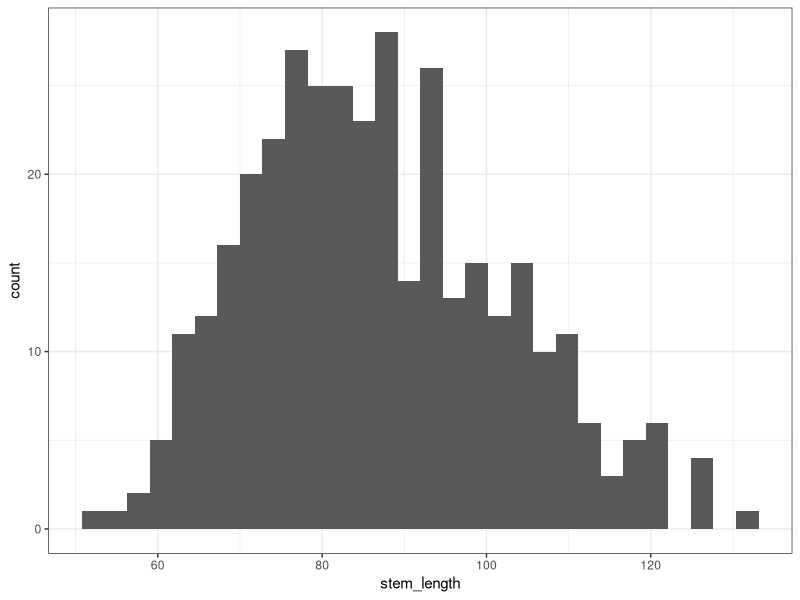
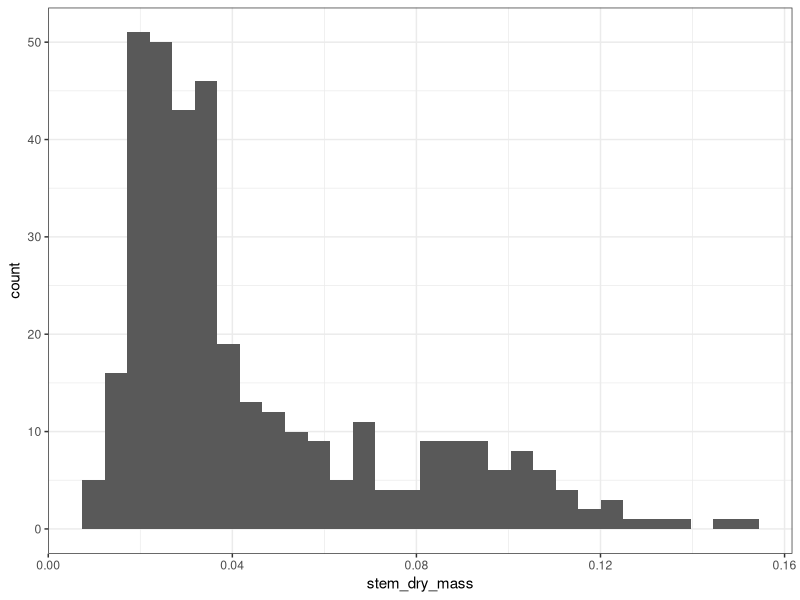
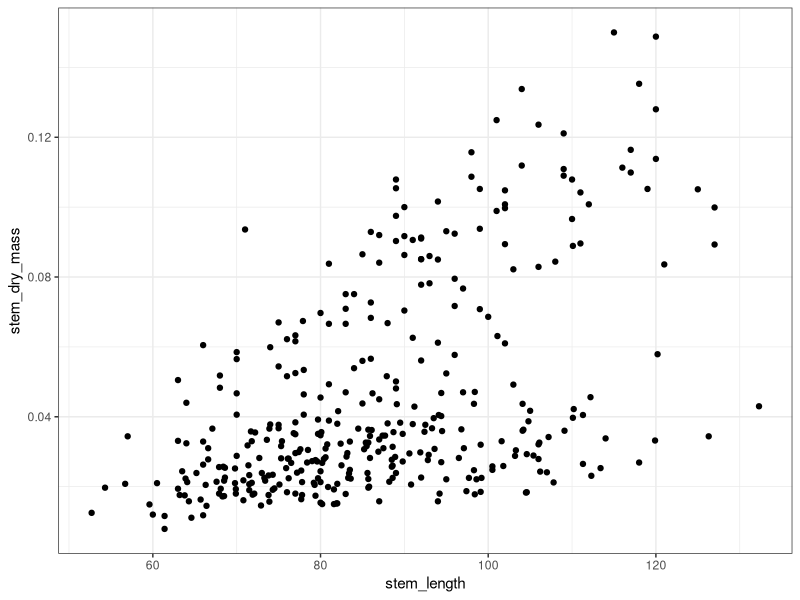
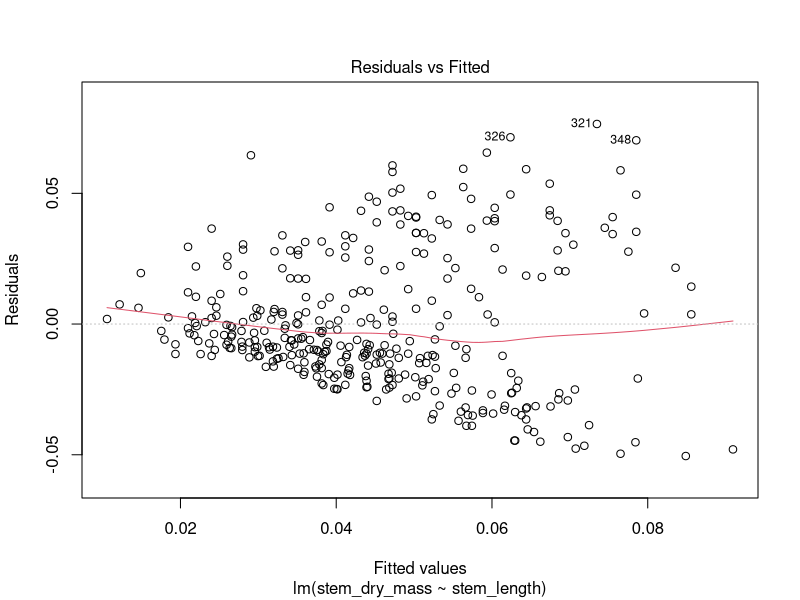
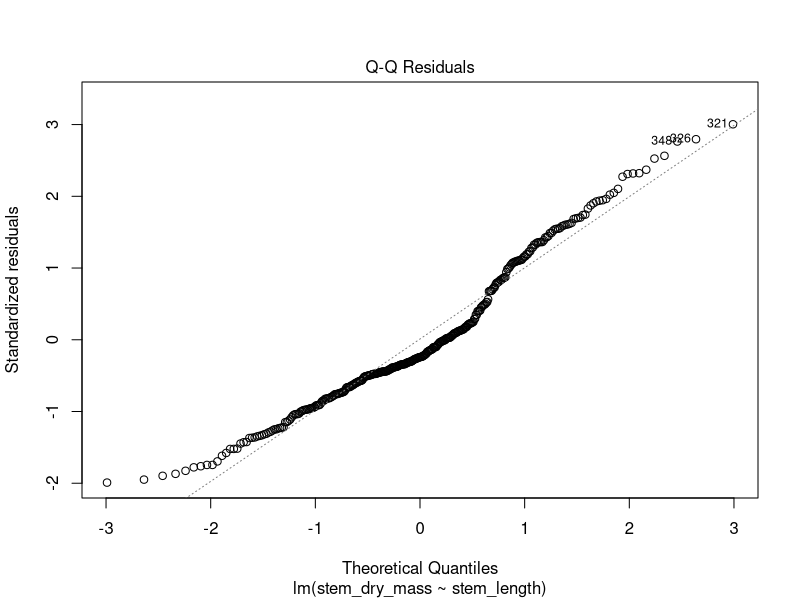
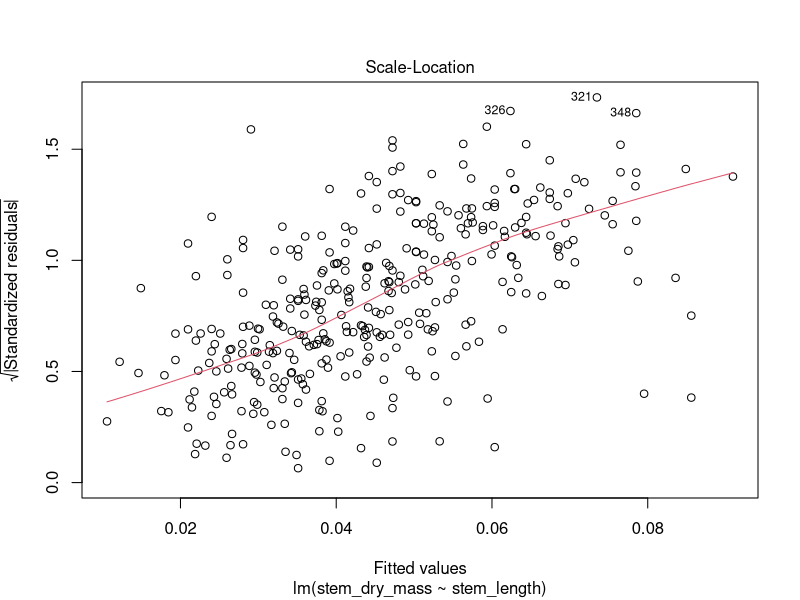
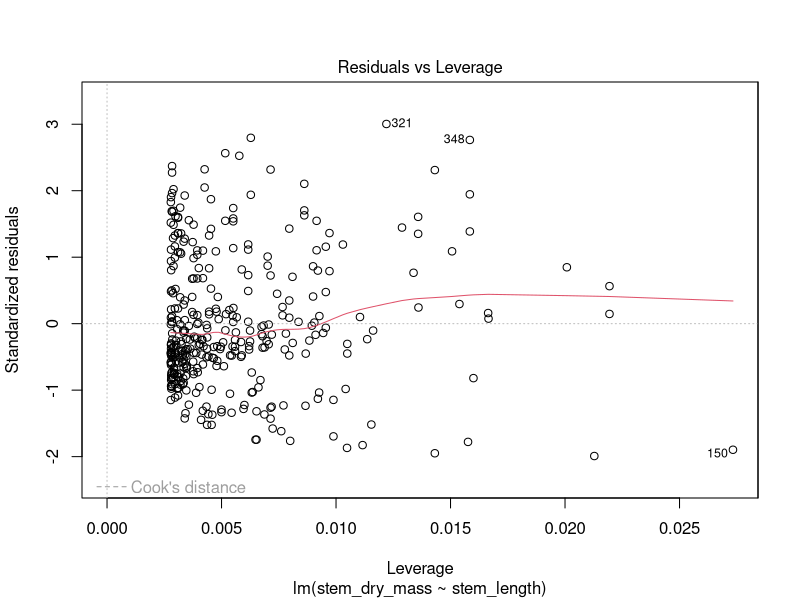
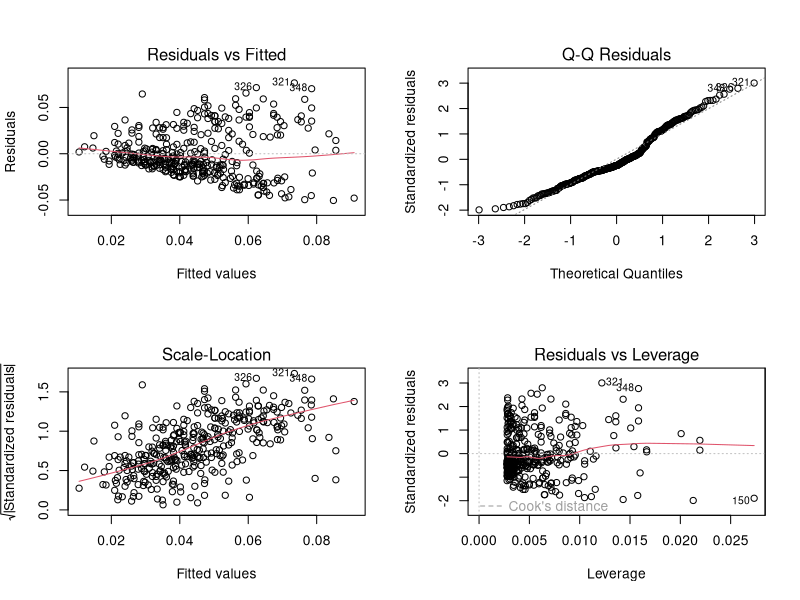

These figures' R source, in order: (Note: this script raises an error after producing the figures.)
## ---- chunk 1
library(here)
library(tidyverse)

maples <- read_csv(here("./Labs/week8/hbr_maples.csv"))
## ---- chunk 2
# Create and examine histograms of raw values.
(hist1 <- ggplot(maples, aes(x = stem_length)) +  
    geom_histogram() +  
    theme_bw())  

(hist2 <- ggplot(maples, aes(x = stem_dry_mass)) +  
    geom_histogram() +  
    theme_bw())  

# Create and examine an initial scatterplot of data.
(scatter1 <- ggplot(maples, aes(x = stem_length, y = stem_dry_mass)) +  
    geom_point() +  
    theme_bw()) 
## ---- chunk 3
# Fit linear regression model with one dependent variable (mass) and one 
# independent variable (length) 
maple.lm1 <- lm(stem_dry_mass ~ stem_length, data = maples)  

# Examine the results.
summary(maple.lm1)
## ---- chunk 4
# Examine model residual plots (4 in total).
plot(maple.lm1)
## ---- chunk 5
windows() # quartz() if on a Mac  

par(mfrow = c(2,2))  

plot(maple.lm1)
## ---- chunk 6
# Log-transform mass values since these appeared skewed at the start.
maples$log_stem_dry_mass <- log10(maples$stem_dry_mass)

# Re-fit model using these values.
maple.lm2 <- lm(log_stem_dry_mass ~ stem_length, data = maples)

# Examine the results and the residuals.
summary(maple.lm2)

plot(maple.lm2)

## ---- chunk 7
# Create a new column of predicted seedling mass values based on your
# model results and using the original seedling height input values.
mass_predict <- fitted(maple.lm2)

# Add these values to your original dataset for plotting purposes.
maples <- maples %>%
  mutate(log_mass_predict = mass_predict) %>% # log-transformed values
  mutate(stem_dry_mass_predict = 10^(log_mass_predict)) # un-transformed values

# Plot these results.
(scatter2 <- ggplot(maples, aes(x = stem_length)) +
  
  # first the predicted values
  geom_point(aes(y = stem_dry_mass_predict), color = "darkolivegreen3") +
  
  # then the raw data
  geom_point(aes(y = stem_dry_mass), color = "black") +
  
  # don't forget axis labels with units
  labs(x = "Seedling Height (mm)", 
       y = "Seedling Mass (g)") +
  
  # and this is an optional way to transform your axis
  scale_y_log10() +
  theme_bw())
## ---- chunk 8
# Create and examine an initial scatterplot of data.
(scatter_stem_length <- ggplot(maples, aes(x = stem_length, y = stem_dry_mass)) +  
    geom_point() +  
    theme_bw()) 
## ---- chunk 9
# Create and examine an initial scatterplot of data.
(scatter_leaf_dry_mass <- ggplot(maples, aes(x = leaf_dry_mass, y = stem_dry_mass)) +  
    geom_point() +  
    theme_bw()) 
## ---- chunk 10
# Create and examine an initial scatterplot of data.
(corrected_leaf_area <- ggplot(maples, aes(x = corrected_leaf_area, y = stem_dry_mass)) +  
    geom_point() +  
    theme_bw()) 
## ---- chunk 11
# Create and examine an initial scatterplot of data.
(corrected_calcium <- ggplot(maples, aes(x = watershed, y = stem_dry_mass)) +  
    geom_point() +  
    theme_bw()) 
## ---- chunk 12
# Create and examine an initial scatterplot of data.
(corrected_elevation <- ggplot(maples, aes(x = elevation, y = stem_dry_mass)) +  
    geom_point() +  
    theme_bw()) 
## ---- chunk 13
#cor.test can only be done pairwise, two variables at a time
cor.test(x = maples$stem_length, y = maples$leaf_dry_mass)
cor.test(x = maples$stem_length, y = maples$corrected_leaf_area)
cor.test(x = maples$leaf_dry_mass, y = maples$corrected_leaf_area)
## ---- chunk 14
#maples.mlm2.1 <- lm(data = maples, stem_dry_mass ~ stem_length + leaf_dry_mass + corrected_leaf_area + watershed elevationMid)
## ---- chunk 15
new_data <- old_data[-4,]
## ---- chunk 16
lm1_AIC <- AIC(lm1)
